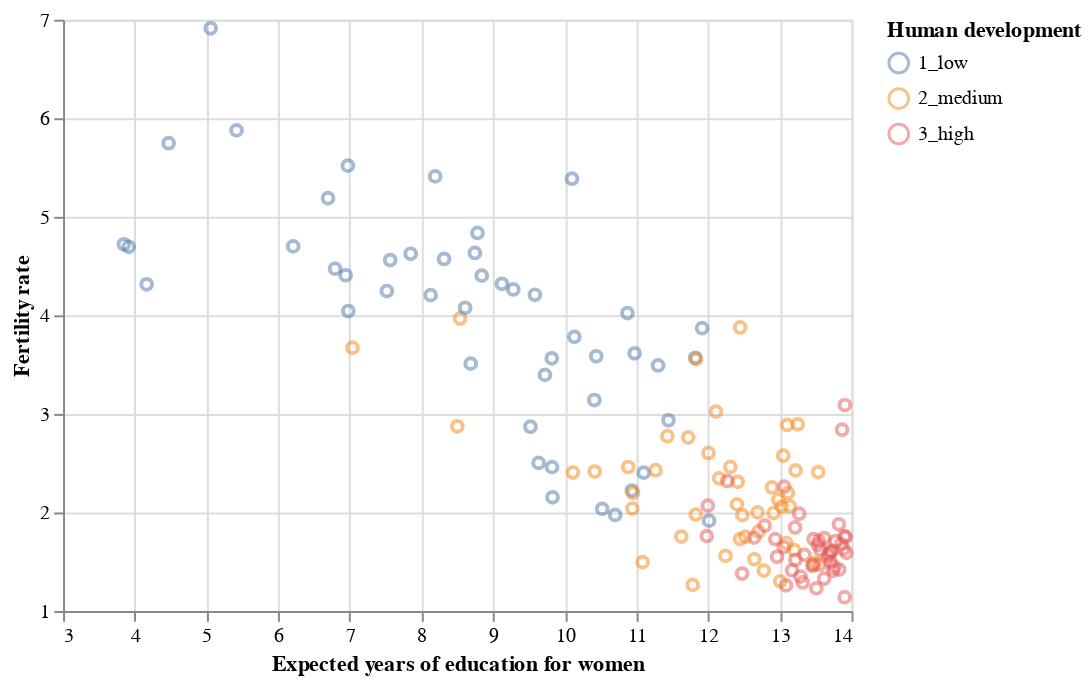

Notebook code for this chart:
### Markdown cell above
<!-- BEGIN QUESTION -->

### Q0 (b) Scatter by HDI level

#### (i) Add HDI level

Modify your plot from Q0 (a) so that points are colored according to the corresponding country's level of human development. Make sure you choose appropriate labels for your axes and plot. Store this plot as `scatter` and display the graphic.

<!--
BEGIN QUESTION
name: q0_b_i
points: 1
manual: true
-->

### Code cell
# BEGIN SOLUTION
scatter = alt.Chart(reg_data).mark_point(opacity = 0.5).encode(
    x = alt.X('educ_expected_yrs_f', 
              title = 'Expected years of education for women', 
              scale = alt.Scale(zero = False)),
    y = alt.Y('fertility_total', 
              title = 'Fertility rate', 
              scale = alt.Scale(zero = False)),
    color = alt.Color('hdi_fac:N', title = 'Human development')
)

scatter
# END SOLUTION

### Figure 1 — Vega-Lite specification as saved in the notebook (floating-point values rounded to 4 significant figures; data arrays with more than 128 entries replaced by an {"elided": "..."} marker saying what was removed)
{"config": {"view": {"continuousWidth": 400, "continuousHeight": 300}}, "data": {"name": "data-b3c092442e4a4a8ffc723915aa716589"}, "mark": {"type": "point", "opacity": 0.5}, "encoding": {"color": {"type": "nominal", "field": "hdi_fac", "title": "Human development"}, "x": {"type": "quantitative", "field": "educ_expected_yrs_f", "scale": {"zero": false}, "title": "Expected years of education for women"}, "y": {"type": "quantitative", "field": "fertility_total", "scale": {"zero": false}, "title": "Fertility rate"}}, "$schema": "https://vega.github.io/schema/vega-lite/v4.8.1.json", "datasets": {"data-b3c092442e4a4a8ffc723915aa716589": {"elided": "139 records"}}}
